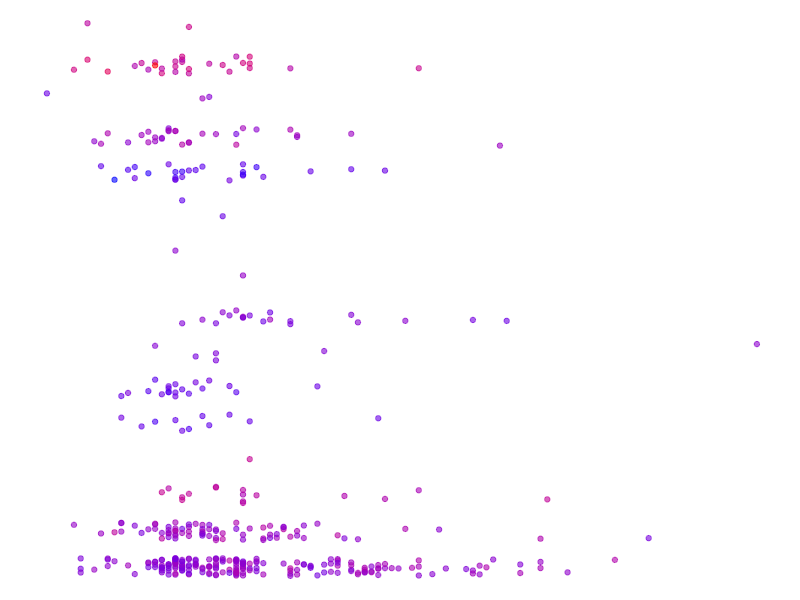

R code for this plot:
## ---- chunk 1
knitr::opts_chunk$set(
  message = FALSE,
  echo = TRUE
)
library(tidyverse)
## ---- chunk 2
data_art <- ggplot(data = midwest, aes(x = area, y = category)) +
  geom_point(aes(color = percchildbelowpovert),
             alpha = 0.6,
             size = 1.5,
             position = position_jitter(width = 0, height = 0.25)) +
  scale_color_continuous(breaks = c(1975.25, 1994.25, 2013.25), # c() list of breaks
                         labels = c(1975, 1994, 2013),
                         low = "blue", high = "red") + # low and high colors
  theme(text = element_blank(),
        rect = element_blank(),
        axis.line = element_blank(),
        axis.ticks = element_blank(),
        legend.position = "none")

data_art
